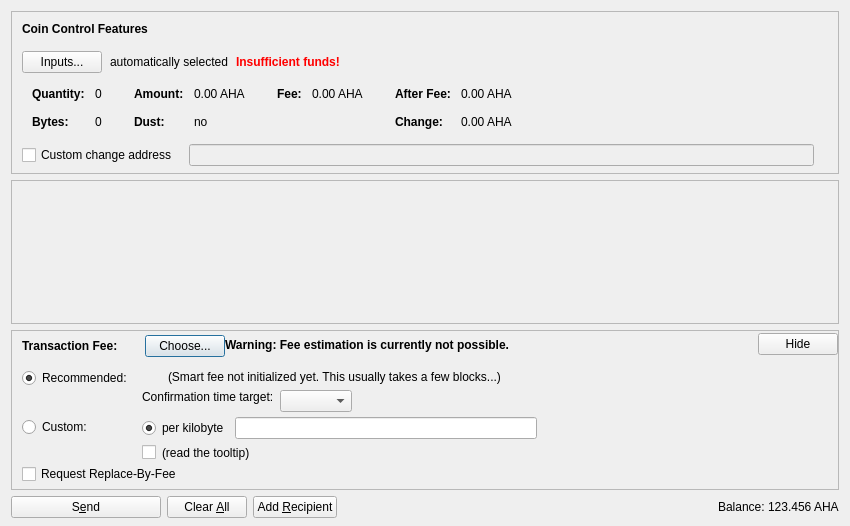
<?xml version="1.0" encoding="UTF-8"?>
<ui version="4.0">
 <class>SendCoinsDialog</class>
 <widget class="QDialog" name="SendCoinsDialog">
  <property name="geometry">
   <rect>
    <x>0</x>
    <y>0</y>
    <width>850</width>
    <height>526</height>
   </rect>
  </property>
  <property name="windowTitle">
   <string>Send Coins</string>
  </property>
  <layout class="QVBoxLayout" name="verticalLayout" stretch="0,1,0,0">
   <property name="bottomMargin">
    <number>8</number>
   </property>
   <item>
    <widget class="QFrame" name="frameCoinControl">
     <property name="sizePolicy">
      <sizepolicy hsizetype="Expanding" vsizetype="Expanding">
       <horstretch>0</horstretch>
       <verstretch>0</verstretch>
      </sizepolicy>
     </property>
     <property name="maximumSize">
      <size>
       <width>16777215</width>
       <height>16777215</height>
      </size>
     </property>
     <property name="frameShape">
      <enum>QFrame::StyledPanel</enum>
     </property>
     <property name="frameShadow">
      <enum>QFrame::Sunken</enum>
     </property>
     <layout class="QVBoxLayout" name="verticalLayoutCoinControl2">
      <property name="spacing">
       <number>0</number>
      </property>
      <property name="leftMargin">
       <number>0</number>
      </property>
      <property name="topMargin">
       <number>0</number>
      </property>
      <property name="rightMargin">
       <number>0</number>
      </property>
      <property name="bottomMargin">
       <number>6</number>
      </property>
      <item>
       <layout class="QVBoxLayout" name="verticalLayoutCoinControl" stretch="0,0,0,0,1">
        <property name="spacing">
         <number>0</number>
        </property>
        <property name="leftMargin">
         <number>10</number>
        </property>
        <property name="topMargin">
         <number>10</number>
        </property>
        <item>
         <layout class="QHBoxLayout" name="horizontalLayoutCoinControl1">
          <property name="bottomMargin">
           <number>15</number>
          </property>
          <item>
           <widget class="QLabel" name="labelCoinControlFeatures">
            <property name="sizePolicy">
             <sizepolicy hsizetype="Preferred" vsizetype="Maximum">
              <horstretch>0</horstretch>
              <verstretch>0</verstretch>
             </sizepolicy>
            </property>
            <property name="font">
             <font>
              <weight>75</weight>
              <bold>true</bold>
             </font>
            </property>
            <property name="styleSheet">
             <string notr="true">font-weight:bold;</string>
            </property>
            <property name="text">
             <string>Coin Control Features</string>
            </property>
           </widget>
          </item>
         </layout>
        </item>
        <item>
         <layout class="QHBoxLayout" name="horizontalLayoutCoinControl2" stretch="0,0,0,0">
          <property name="spacing">
           <number>8</number>
          </property>
          <property name="bottomMargin">
           <number>10</number>
          </property>
          <item>
           <widget class="QPushButton" name="pushButtonCoinControl">
            <property name="styleSheet">
             <string notr="true"/>
            </property>
            <property name="text">
             <string>Inputs...</string>
            </property>
            <property name="autoDefault">
             <bool>false</bool>
            </property>
           </widget>
          </item>
          <item>
           <widget class="QLabel" name="labelCoinControlAutomaticallySelected">
            <property name="text">
             <string>automatically selected</string>
            </property>
            <property name="margin">
             <number>5</number>
            </property>
           </widget>
          </item>
          <item>
           <widget class="QLabel" name="labelCoinControlInsuffFunds">
            <property name="font">
             <font>
              <weight>75</weight>
              <bold>true</bold>
             </font>
            </property>
            <property name="styleSheet">
             <string notr="true">color:red;font-weight:bold;</string>
            </property>
            <property name="text">
             <string>Insufficient funds!</string>
            </property>
            <property name="margin">
             <number>5</number>
            </property>
           </widget>
          </item>
          <item>
           <spacer name="horizontalSpacerCoinControl">
            <property name="orientation">
             <enum>Qt::Horizontal</enum>
            </property>
            <property name="sizeHint" stdset="0">
             <size>
              <width>40</width>
              <height>1</height>
             </size>
            </property>
           </spacer>
          </item>
         </layout>
        </item>
        <item>
         <widget class="QWidget" name="widgetCoinControl" native="true">
          <property name="sizePolicy">
           <sizepolicy hsizetype="Preferred" vsizetype="Preferred">
            <horstretch>0</horstretch>
            <verstretch>0</verstretch>
           </sizepolicy>
          </property>
          <property name="minimumSize">
           <size>
            <width>0</width>
            <height>0</height>
           </size>
          </property>
          <property name="styleSheet">
           <string notr="true"/>
          </property>
          <layout class="QHBoxLayout" name="horizontalLayoutCoinControl5">
           <property name="leftMargin">
            <number>0</number>
           </property>
           <property name="topMargin">
            <number>0</number>
           </property>
           <property name="rightMargin">
            <number>0</number>
           </property>
           <property name="bottomMargin">
            <number>0</number>
           </property>
           <item>
            <layout class="QHBoxLayout" name="horizontalLayoutCoinControl3" stretch="0,0,0,1">
             <property name="spacing">
              <number>20</number>
             </property>
             <property name="topMargin">
              <number>0</number>
             </property>
             <property name="bottomMargin">
              <number>10</number>
             </property>
             <item>
              <layout class="QFormLayout" name="formLayoutCoinControl1">
               <property name="horizontalSpacing">
                <number>10</number>
               </property>
               <property name="verticalSpacing">
                <number>14</number>
               </property>
               <property name="leftMargin">
                <number>10</number>
               </property>
               <property name="topMargin">
                <number>4</number>
               </property>
               <property name="rightMargin">
                <number>6</number>
               </property>
               <item row="0" column="0">
                <widget class="QLabel" name="labelCoinControlQuantityText">
                 <property name="font">
                  <font>
                   <weight>75</weight>
                   <bold>true</bold>
                  </font>
                 </property>
                 <property name="text">
                  <string>Quantity:</string>
                 </property>
                 <property name="margin">
                  <number>0</number>
                 </property>
                </widget>
               </item>
               <item row="0" column="1">
                <widget class="QLabel" name="labelCoinControlQuantity">
                 <property name="cursor">
                  <cursorShape>IBeamCursor</cursorShape>
                 </property>
                 <property name="contextMenuPolicy">
                  <enum>Qt::ActionsContextMenu</enum>
                 </property>
                 <property name="text">
                  <string notr="true">0</string>
                 </property>
                 <property name="margin">
                  <number>0</number>
                 </property>
                 <property name="textInteractionFlags">
                  <set>Qt::LinksAccessibleByMouse|Qt::TextSelectableByKeyboard|Qt::TextSelectableByMouse</set>
                 </property>
                </widget>
               </item>
               <item row="1" column="0">
                <widget class="QLabel" name="labelCoinControlBytesText">
                 <property name="font">
                  <font>
                   <weight>75</weight>
                   <bold>true</bold>
                  </font>
                 </property>
                 <property name="text">
                  <string>Bytes:</string>
                 </property>
                </widget>
               </item>
               <item row="1" column="1">
                <widget class="QLabel" name="labelCoinControlBytes">
                 <property name="cursor">
                  <cursorShape>IBeamCursor</cursorShape>
                 </property>
                 <property name="contextMenuPolicy">
                  <enum>Qt::ActionsContextMenu</enum>
                 </property>
                 <property name="text">
                  <string notr="true">0</string>
                 </property>
                 <property name="textInteractionFlags">
                  <set>Qt::LinksAccessibleByMouse|Qt::TextSelectableByKeyboard|Qt::TextSelectableByMouse</set>
                 </property>
                </widget>
               </item>
              </layout>
             </item>
             <item>
              <layout class="QFormLayout" name="formLayoutCoinControl2">
               <property name="horizontalSpacing">
                <number>10</number>
               </property>
               <property name="verticalSpacing">
                <number>14</number>
               </property>
               <property name="leftMargin">
                <number>6</number>
               </property>
               <property name="topMargin">
                <number>4</number>
               </property>
               <property name="rightMargin">
                <number>6</number>
               </property>
               <item row="0" column="0">
                <widget class="QLabel" name="labelCoinControlAmountText">
                 <property name="font">
                  <font>
                   <weight>75</weight>
                   <bold>true</bold>
                  </font>
                 </property>
                 <property name="text">
                  <string>Amount:</string>
                 </property>
                 <property name="margin">
                  <number>0</number>
                 </property>
                </widget>
               </item>
               <item row="0" column="1">
                <widget class="QLabel" name="labelCoinControlAmount">
                 <property name="cursor">
                  <cursorShape>IBeamCursor</cursorShape>
                 </property>
                 <property name="contextMenuPolicy">
                  <enum>Qt::ActionsContextMenu</enum>
                 </property>
                 <property name="text">
                  <string notr="true">0.00 AHA</string>
                 </property>
                 <property name="textInteractionFlags">
                  <set>Qt::LinksAccessibleByMouse|Qt::TextSelectableByKeyboard|Qt::TextSelectableByMouse</set>
                 </property>
                </widget>
               </item>
               <item row="1" column="0">
                <widget class="QLabel" name="labelCoinControlLowOutputText">
                 <property name="font">
                  <font>
                   <weight>75</weight>
                   <bold>true</bold>
                  </font>
                 </property>
                 <property name="text">
                  <string>Dust:</string>
                 </property>
                </widget>
               </item>
               <item row="1" column="1">
                <widget class="QLabel" name="labelCoinControlLowOutput">
                 <property name="cursor">
                  <cursorShape>IBeamCursor</cursorShape>
                 </property>
                 <property name="contextMenuPolicy">
                  <enum>Qt::ActionsContextMenu</enum>
                 </property>
                 <property name="text">
                  <string notr="true">no</string>
                 </property>
                 <property name="textInteractionFlags">
                  <set>Qt::LinksAccessibleByMouse|Qt::TextSelectableByKeyboard|Qt::TextSelectableByMouse</set>
                 </property>
                </widget>
               </item>
              </layout>
             </item>
             <item>
              <layout class="QFormLayout" name="formLayoutCoinControl3">
               <property name="horizontalSpacing">
                <number>10</number>
               </property>
               <property name="verticalSpacing">
                <number>14</number>
               </property>
               <property name="leftMargin">
                <number>6</number>
               </property>
               <property name="topMargin">
                <number>4</number>
               </property>
               <property name="rightMargin">
                <number>6</number>
               </property>
               <item row="0" column="0">
                <widget class="QLabel" name="labelCoinControlFeeText">
                 <property name="font">
                  <font>
                   <weight>75</weight>
                   <bold>true</bold>
                  </font>
                 </property>
                 <property name="text">
                  <string>Fee:</string>
                 </property>
                 <property name="margin">
                  <number>0</number>
                 </property>
                </widget>
               </item>
               <item row="0" column="1">
                <widget class="QLabel" name="labelCoinControlFee">
                 <property name="cursor">
                  <cursorShape>IBeamCursor</cursorShape>
                 </property>
                 <property name="contextMenuPolicy">
                  <enum>Qt::ActionsContextMenu</enum>
                 </property>
                 <property name="text">
                  <string notr="true">0.00 AHA</string>
                 </property>
                 <property name="textInteractionFlags">
                  <set>Qt::LinksAccessibleByMouse|Qt::TextSelectableByKeyboard|Qt::TextSelectableByMouse</set>
                 </property>
                </widget>
               </item>
              </layout>
             </item>
             <item>
              <layout class="QFormLayout" name="formLayoutCoinControl4">
               <property name="horizontalSpacing">
                <number>10</number>
               </property>
               <property name="verticalSpacing">
                <number>14</number>
               </property>
               <property name="leftMargin">
                <number>6</number>
               </property>
               <property name="topMargin">
                <number>4</number>
               </property>
               <property name="rightMargin">
                <number>6</number>
               </property>
               <item row="0" column="0">
                <widget class="QLabel" name="labelCoinControlAfterFeeText">
                 <property name="font">
                  <font>
                   <weight>75</weight>
                   <bold>true</bold>
                  </font>
                 </property>
                 <property name="text">
                  <string>After Fee:</string>
                 </property>
                 <property name="margin">
                  <number>0</number>
                 </property>
                </widget>
               </item>
               <item row="0" column="1">
                <widget class="QLabel" name="labelCoinControlAfterFee">
                 <property name="cursor">
                  <cursorShape>IBeamCursor</cursorShape>
                 </property>
                 <property name="contextMenuPolicy">
                  <enum>Qt::ActionsContextMenu</enum>
                 </property>
                 <property name="text">
                  <string notr="true">0.00 AHA</string>
                 </property>
                 <property name="textInteractionFlags">
                  <set>Qt::LinksAccessibleByMouse|Qt::TextSelectableByKeyboard|Qt::TextSelectableByMouse</set>
                 </property>
                </widget>
               </item>
               <item row="1" column="0">
                <widget class="QLabel" name="labelCoinControlChangeText">
                 <property name="font">
                  <font>
                   <weight>75</weight>
                   <bold>true</bold>
                  </font>
                 </property>
                 <property name="text">
                  <string>Change:</string>
                 </property>
                </widget>
               </item>
               <item row="1" column="1">
                <widget class="QLabel" name="labelCoinControlChange">
                 <property name="cursor">
                  <cursorShape>IBeamCursor</cursorShape>
                 </property>
                 <property name="contextMenuPolicy">
                  <enum>Qt::ActionsContextMenu</enum>
                 </property>
                 <property name="text">
                  <string notr="true">0.00 AHA</string>
                 </property>
                 <property name="textInteractionFlags">
                  <set>Qt::LinksAccessibleByMouse|Qt::TextSelectableByKeyboard|Qt::TextSelectableByMouse</set>
                 </property>
                </widget>
               </item>
              </layout>
             </item>
            </layout>
           </item>
          </layout>
         </widget>
        </item>
        <item>
         <layout class="QHBoxLayout" name="horizontalLayoutCoinControl4" stretch="0,0,0">
          <property name="spacing">
           <number>12</number>
          </property>
          <property name="sizeConstraint">
           <enum>QLayout::SetDefaultConstraint</enum>
          </property>
          <property name="topMargin">
           <number>5</number>
          </property>
          <property name="rightMargin">
           <number>5</number>
          </property>
          <item>
           <widget class="QCheckBox" name="checkBoxCoinControlChange">
            <property name="toolTip">
             <string>If this is activated, but the change address is empty or invalid, change will be sent to a newly generated address.</string>
            </property>
            <property name="text">
             <string>Custom change address</string>
            </property>
           </widget>
          </item>
          <item>
           <widget class="QValidatedLineEdit" name="lineEditCoinControlChange">
            <property name="enabled">
             <bool>false</bool>
            </property>
            <property name="sizePolicy">
             <sizepolicy hsizetype="Expanding" vsizetype="Fixed">
              <horstretch>0</horstretch>
              <verstretch>0</verstretch>
             </sizepolicy>
            </property>
           </widget>
          </item>
          <item>
           <widget class="QLabel" name="labelCoinControlChangeLabel">
            <property name="sizePolicy">
             <sizepolicy hsizetype="Preferred" vsizetype="Expanding">
              <horstretch>0</horstretch>
              <verstretch>0</verstretch>
             </sizepolicy>
            </property>
            <property name="minimumSize">
             <size>
              <width>0</width>
              <height>0</height>
             </size>
            </property>
            <property name="text">
             <string/>
            </property>
            <property name="margin">
             <number>3</number>
            </property>
           </widget>
          </item>
         </layout>
        </item>
        <item>
         <spacer name="verticalSpacerCoinControl">
          <property name="orientation">
           <enum>Qt::Vertical</enum>
          </property>
          <property name="sizeHint" stdset="0">
           <size>
            <width>800</width>
            <height>1</height>
           </size>
          </property>
         </spacer>
        </item>
       </layout>
      </item>
     </layout>
    </widget>
   </item>
   <item>
    <widget class="QScrollArea" name="scrollArea">
     <property name="widgetResizable">
      <bool>true</bool>
     </property>
     <widget class="QWidget" name="scrollAreaWidgetContents">
      <property name="geometry">
       <rect>
        <x>0</x>
        <y>0</y>
        <width>830</width>
        <height>104</height>
       </rect>
      </property>
      <layout class="QVBoxLayout" name="verticalLayout_2" stretch="0,1">
       <property name="leftMargin">
        <number>0</number>
       </property>
       <property name="topMargin">
        <number>0</number>
       </property>
       <property name="rightMargin">
        <number>0</number>
       </property>
       <property name="bottomMargin">
        <number>0</number>
       </property>
       <item>
        <layout class="QVBoxLayout" name="entries">
         <property name="spacing">
          <number>6</number>
         </property>
        </layout>
       </item>
       <item>
        <spacer name="verticalSpacer">
         <property name="orientation">
          <enum>Qt::Vertical</enum>
         </property>
         <property name="sizeHint" stdset="0">
          <size>
           <width>20</width>
           <height>40</height>
          </size>
         </property>
        </spacer>
       </item>
      </layout>
     </widget>
    </widget>
   </item>
   <item>
    <widget class="QFrame" name="frameFee">
     <property name="sizePolicy">
      <sizepolicy hsizetype="Expanding" vsizetype="Expanding">
       <horstretch>0</horstretch>
       <verstretch>0</verstretch>
      </sizepolicy>
     </property>
     <property name="maximumSize">
      <size>
       <width>16777215</width>
       <height>16777215</height>
      </size>
     </property>
     <property name="frameShape">
      <enum>QFrame::StyledPanel</enum>
     </property>
     <property name="frameShadow">
      <enum>QFrame::Sunken</enum>
     </property>
     <layout class="QVBoxLayout" name="verticalLayoutFee1">
      <property name="spacing">
       <number>0</number>
      </property>
      <property name="leftMargin">
       <number>0</number>
      </property>
      <property name="topMargin">
       <number>0</number>
      </property>
      <property name="rightMargin">
       <number>0</number>
      </property>
      <property name="bottomMargin">
       <number>0</number>
      </property>
      <item>
       <layout class="QVBoxLayout" name="verticalLayoutFee2" stretch="0,0,0">
        <property name="spacing">
         <number>0</number>
        </property>
        <property name="leftMargin">
         <number>10</number>
        </property>
        <property name="topMargin">
         <number>0</number>
        </property>
        <item>
         <layout class="QHBoxLayout" name="horizontalLayoutFee1">
          <property name="bottomMargin">
           <number>0</number>
          </property>
          <item>
           <layout class="QVBoxLayout" name="verticalLayoutFee7">
            <property name="spacing">
             <number>0</number>
            </property>
            <item>
             <spacer name="verticalSpacerSmartFee">
              <property name="orientation">
               <enum>Qt::Vertical</enum>
              </property>
              <property name="sizeType">
               <enum>QSizePolicy::Fixed</enum>
              </property>
              <property name="sizeHint" stdset="0">
               <size>
                <width>1</width>
                <height>4</height>
               </size>
              </property>
             </spacer>
            </item>
            <item>
             <layout class="QHBoxLayout" name="horizontalLayoutSmartFee">
              <property name="spacing">
               <number>10</number>
              </property>
              <item>
               <widget class="QLabel" name="labelFeeHeadline">
                <property name="sizePolicy">
                 <sizepolicy hsizetype="Preferred" vsizetype="Maximum">
                  <horstretch>0</horstretch>
                  <verstretch>0</verstretch>
                 </sizepolicy>
                </property>
                <property name="font">
                 <font>
                  <weight>75</weight>
                  <bold>true</bold>
                 </font>
                </property>
                <property name="styleSheet">
                 <string notr="true">font-weight:bold;</string>
                </property>
                <property name="text">
                 <string>Transaction Fee:</string>
                </property>
               </widget>
              </item>
              <item>
               <widget class="QLabel" name="labelFeeMinimized">
                <property name="text">
                 <string/>
                </property>
               </widget>
              </item>
              <item>
               <widget class="QPushButton" name="buttonChooseFee">
                <property name="text">
                 <string>Choose...</string>
                </property>
               </widget>
              </item>
             </layout>
            </item>
            <item>
             <spacer name="verticalSpacer_5">
              <property name="orientation">
               <enum>Qt::Vertical</enum>
              </property>
              <property name="sizeHint" stdset="0">
               <size>
                <width>1</width>
                <height>1</height>
               </size>
              </property>
             </spacer>
            </item>
           </layout>
          </item>
          <item>
           <widget class="QLabel" name="fallbackFeeWarningLabel">
            <property name="toolTip">
             <string>Using the fallbackfee can result in sending a transaction that will take several hours or days (or never) to confirm. Consider choosing your fee manually or wait until you have validated the complete chain.</string>
            </property>
            <property name="font">
            <font>
                <weight>75</weight>
                <bold>true</bold>
            </font>
            </property>
            <property name="text">
             <string>Warning: Fee estimation is currently not possible.</string>
            </property>
            <property name="wordWrap">
             <bool>false</bool>
            </property>
           </widget>
          </item>
          <item>
           <spacer name="horizontalSpacer_4">
            <property name="orientation">
             <enum>Qt::Horizontal</enum>
            </property>
            <property name="sizeType">
             <enum>QSizePolicy::MinimumExpanding</enum>
            </property>
            <property name="sizeHint" stdset="0">
             <size>
              <width>40</width>
              <height>20</height>
             </size>
            </property>
           </spacer>
          </item>
          <item>
           <widget class="QPushButton" name="buttonMinimizeFee">
            <property name="toolTip">
             <string>collapse fee-settings</string>
            </property>
            <property name="text">
             <string>Hide</string>
            </property>
           </widget>
          </item>
         </layout>
        </item>
        <item>
         <widget class="QFrame" name="frameFeeSelection">
          <layout class="QVBoxLayout" name="verticalLayoutFee12">
           <property name="spacing">
            <number>0</number>
           </property>
           <property name="leftMargin">
            <number>0</number>
           </property>
           <property name="topMargin">
            <number>0</number>
           </property>
           <property name="rightMargin">
            <number>0</number>
           </property>
           <property name="bottomMargin">
            <number>0</number>
           </property>
           <item>
            <layout class="QGridLayout" name="gridLayoutFee">
             <property name="topMargin">
              <number>10</number>
             </property>
             <property name="bottomMargin">
              <number>4</number>
             </property>
             <property name="horizontalSpacing">
              <number>10</number>
             </property>
             <property name="verticalSpacing">
              <number>4</number>
             </property>
             <item row="1" column="1">
              <layout class="QVBoxLayout" name="verticalLayoutFee8">
               <property name="spacing">
                <number>6</number>
               </property>
               <item>
                <layout class="QHBoxLayout" name="horizontalLayoutFee13">
                 <item>
                  <widget class="QRadioButton" name="radioCustomPerKilobyte">
                   <property name="toolTip">
                    <string>If the custom fee is set to 1000 satoshis and the transaction is only 250 bytes, then &quot;per kilobyte&quot; only pays 250 satoshis in fee, while &quot;total at least&quot; pays 1000 satoshis. For transactions bigger than a kilobyte both pay by kilobyte.</string>
                   </property>
                   <property name="text">
                    <string>per kilobyte</string>
                   </property>
                   <property name="checked">
                    <bool>true</bool>
                   </property>
                   <attribute name="buttonGroup">
                    <string notr="true">groupCustomFee</string>
                   </attribute>
                  </widget>
                 </item>
                 <item>
                  <widget class="BitcoinAmountField" name="customFee"/>
                 </item>
                 <item>
                  <spacer name="horizontalSpacer_6">
                   <property name="orientation">
                    <enum>Qt::Horizontal</enum>
                   </property>
                   <property name="sizeHint" stdset="0">
                    <size>
                     <width>1</width>
                     <height>1</height>
                    </size>
                   </property>
                  </spacer>
                 </item>
                </layout>
               </item>
               <item>
                <layout class="QHBoxLayout" name="horizontalLayoutFee8">
                 <item>
                  <widget class="QCheckBox" name="checkBoxMinimumFee">
                   <property name="toolTip">
                    <string>Paying only the minimum fee is just fine as long as there is less transaction volume than space in the blocks. But be aware that this can end up in a never confirming transaction once there is more demand for alchimia transactions than the network can process.</string>
                   </property>
                   <property name="text">
                    <string/>
                   </property>
                  </widget>
                 </item>
                 <item>
                  <widget class="QLabel" name="labelMinFeeWarning">
                   <property name="enabled">
                    <bool>true</bool>
                   </property>
                   <property name="toolTip">
                    <string>Paying only the minimum fee is just fine as long as there is less transaction volume than space in the blocks. But be aware that this can end up in a never confirming transaction once there is more demand for alchimia transactions than the network can process.</string>
                   </property>
                   <property name="text">
                    <string>(read the tooltip)</string>
                   </property>
                   <property name="margin">
                    <number>5</number>
                   </property>
                  </widget>
                 </item>
                 <item>
                  <spacer name="horizontalSpacer_2">
                   <property name="orientation">
                    <enum>Qt::Horizontal</enum>
                   </property>
                   <property name="sizeHint" stdset="0">
                    <size>
                     <width>1</width>
                     <height>1</height>
                    </size>
                   </property>
                  </spacer>
                 </item>
                </layout>
               </item>
              </layout>
             </item>
             <item row="0" column="0">
              <layout class="QVBoxLayout" name="verticalLayoutFee4" stretch="0,1">
               <item>
                <widget class="QRadioButton" name="radioSmartFee">
                 <property name="text">
                  <string>Recommended:</string>
                 </property>
                 <property name="checked">
                  <bool>true</bool>
                 </property>
                 <attribute name="buttonGroup">
                  <string notr="true">groupFee</string>
                 </attribute>
                </widget>
               </item>
               <item>
                <spacer name="verticalSpacer_2">
                 <property name="orientation">
                  <enum>Qt::Vertical</enum>
                 </property>
                 <property name="sizeHint" stdset="0">
                  <size>
                   <width>1</width>
                   <height>1</height>
                  </size>
                 </property>
                </spacer>
               </item>
              </layout>
             </item>
             <item row="1" column="0">
              <layout class="QVBoxLayout" name="verticalLayoutFee9" stretch="0,1">
               <item>
                <widget class="QRadioButton" name="radioCustomFee">
                 <property name="text">
                  <string>Custom:</string>
                 </property>
                 <attribute name="buttonGroup">
                  <string notr="true">groupFee</string>
                 </attribute>
                </widget>
               </item>
               <item>
                <spacer name="verticalSpacer_6">
                 <property name="orientation">
                  <enum>Qt::Vertical</enum>
                 </property>
                 <property name="sizeHint" stdset="0">
                  <size>
                   <width>1</width>
                   <height>1</height>
                  </size>
                 </property>
                </spacer>
               </item>
              </layout>
             </item>
             <item row="0" column="1">
              <layout class="QVBoxLayout" name="verticalLayoutFee3" stretch="0,0,1">
               <property name="spacing">
                <number>6</number>
               </property>
               <property name="topMargin">
                <number>2</number>
               </property>
               <item>
                <layout class="QHBoxLayout" name="horizontalLayoutFee12">
                 <item>
                  <widget class="QLabel" name="labelSmartFee">
                   <property name="text">
                    <string/>
                   </property>
                   <property name="margin">
                    <number>2</number>
                   </property>
                  </widget>
                 </item>
                 <item>
                  <widget class="QLabel" name="labelFeeEstimation">
                   <property name="text">
                    <string/>
                   </property>
                  </widget>
                 </item>
                 <item>
                  <widget class="QLabel" name="labelSmartFee2">
                   <property name="text">
                    <string>(Smart fee not initialized yet. This usually takes a few blocks...)</string>
                   </property>
                   <property name="margin">
                    <number>2</number>
                   </property>
                  </widget>
                 </item>
                 <item>
                  <spacer name="horizontalSpacer_5">
                   <property name="orientation">
                    <enum>Qt::Horizontal</enum>
                   </property>
                   <property name="sizeHint" stdset="0">
                    <size>
                     <width>1</width>
                     <height>1</height>
                    </size>
                   </property>
                  </spacer>
                 </item>
                </layout>
               </item>
               <item>
                <layout class="QHBoxLayout" name="horizontalLayoutFee9">
                 <item>
                  <layout class="QVBoxLayout" name="verticalLayoutFee6">
                   <item>
                    <widget class="QLabel" name="labelSmartFee3">
                     <property name="text">
                      <string>Confirmation time target:</string>
                     </property>
                     <property name="margin">
                      <number>2</number>
                     </property>
                    </widget>
                   </item>
                   <item>
                    <spacer name="verticalSpacer_3">
                     <property name="orientation">
                      <enum>Qt::Vertical</enum>
                     </property>
                     <property name="sizeHint" stdset="0">
                      <size>
                       <width>1</width>
                       <height>1</height>
                      </size>
                     </property>
                    </spacer>
                   </item>
                  </layout>
                 </item>
                 <item>
                  <layout class="QVBoxLayout" name="verticalLayoutFee5">
                   <property name="rightMargin">
                    <number>30</number>
                   </property>
                   <item>
                    <layout class="QHBoxLayout" name="horizontalLayoutConfTarget">
                     <property name="bottomMargin">
                      <number>0</number>
                     </property>
                     <item>
                      <widget class="QComboBox" name="confTargetSelector"/>
                     </item>
                     <item>
                      <spacer name="horizontalSpacerConfTarget">
                       <property name="orientation">
                        <enum>Qt::Horizontal</enum>
                       </property>
                       <property name="sizeHint" stdset="0">
                        <size>
                         <width>40</width>
                         <height>20</height>
                        </size>
                       </property>
                      </spacer>
                     </item>
                    </layout>
                   </item>
                  </layout>
                 </item>
                </layout>
               </item>
               <item>
                <spacer name="verticalSpacer_4">
                 <property name="orientation">
                  <enum>Qt::Vertical</enum>
                 </property>
                 <property name="sizeHint" stdset="0">
                  <size>
                   <width>1</width>
                   <height>1</height>
                  </size>
                 </property>
                </spacer>
               </item>
              </layout>
             </item>
            </layout>
           </item>
           <item>
            <widget class="QCheckBox" name="optInRBF">
             <property name="text">
              <string>Request Replace-By-Fee</string>
             </property>
             <property name="toolTip">
              <string>Indicates that the sender may wish to replace this transaction with a new one paying higher fees (prior to being confirmed).</string>
             </property>
            </widget>
           </item>
          </layout>
         </widget>
        </item>
        <item>
         <spacer name="verticalSpacerFee">
          <property name="orientation">
           <enum>Qt::Vertical</enum>
          </property>
          <property name="sizeHint" stdset="0">
           <size>
            <width>40</width>
            <height>5</height>
           </size>
          </property>
         </spacer>
        </item>
       </layout>
      </item>
     </layout>
    </widget>
   </item>
   <item>
    <layout class="QHBoxLayout" name="horizontalLayout">
     <item>
      <widget class="QPushButton" name="sendButton">
       <property name="minimumSize">
        <size>
         <width>150</width>
         <height>0</height>
        </size>
       </property>
       <property name="toolTip">
        <string>Confirm the send action</string>
       </property>
       <property name="text">
        <string>S&amp;end</string>
       </property>
       <property name="icon">
        <iconset resource="../bitcoin.qrc">
         <normaloff>:/icons/send</normaloff>:/icons/send</iconset>
       </property>
       <property name="autoDefault">
        <bool>false</bool>
       </property>
       <property name="default">
        <bool>false</bool>
       </property>
      </widget>
     </item>
     <item>
      <widget class="QPushButton" name="clearButton">
       <property name="sizePolicy">
        <sizepolicy hsizetype="Minimum" vsizetype="Fixed">
         <horstretch>0</horstretch>
         <verstretch>0</verstretch>
        </sizepolicy>
       </property>
       <property name="toolTip">
        <string>Clear all fields of the form.</string>
       </property>
       <property name="text">
        <string>Clear &amp;All</string>
       </property>
       <property name="icon">
        <iconset resource="../bitcoin.qrc">
         <normaloff>:/icons/remove</normaloff>:/icons/remove</iconset>
       </property>
       <property name="autoDefault">
        <bool>false</bool>
       </property>
      </widget>
     </item>
     <item>
      <widget class="QPushButton" name="addButton">
       <property name="toolTip">
        <string>Send to multiple recipients at once</string>
       </property>
       <property name="text">
        <string>Add &amp;Recipient</string>
       </property>
       <property name="icon">
        <iconset resource="../bitcoin.qrc">
         <normaloff>:/icons/add</normaloff>:/icons/add</iconset>
       </property>
       <property name="autoDefault">
        <bool>false</bool>
       </property>
      </widget>
     </item>
     <item>
      <spacer name="horizontalSpacer">
       <property name="orientation">
        <enum>Qt::Horizontal</enum>
       </property>
       <property name="sizeHint" stdset="0">
        <size>
         <width>40</width>
         <height>20</height>
        </size>
       </property>
      </spacer>
     </item>
     <item>
      <layout class="QHBoxLayout" name="horizontalLayout_2">
       <property name="spacing">
        <number>3</number>
       </property>
       <item>
        <widget class="QLabel" name="label">
         <property name="sizePolicy">
          <sizepolicy hsizetype="Preferred" vsizetype="Fixed">
           <horstretch>0</horstretch>
           <verstretch>0</verstretch>
          </sizepolicy>
         </property>
         <property name="text">
          <string>Balance:</string>
         </property>
        </widget>
       </item>
       <item>
        <widget class="QLabel" name="labelBalance">
         <property name="sizePolicy">
          <sizepolicy hsizetype="Preferred" vsizetype="Fixed">
           <horstretch>0</horstretch>
           <verstretch>0</verstretch>
          </sizepolicy>
         </property>
         <property name="cursor">
          <cursorShape>IBeamCursor</cursorShape>
         </property>
         <property name="text">
          <string notr="true">123.456 AHA</string>
         </property>
         <property name="textInteractionFlags">
          <set>Qt::LinksAccessibleByMouse|Qt::TextSelectableByKeyboard|Qt::TextSelectableByMouse</set>
         </property>
        </widget>
       </item>
      </layout>
     </item>
    </layout>
   </item>
  </layout>
 </widget>
 <customwidgets>
  <customwidget>
   <class>QValidatedLineEdit</class>
   <extends>QLineEdit</extends>
   <header>qvalidatedlineedit.h</header>
  </customwidget>
  <customwidget>
   <class>BitcoinAmountField</class>
   <extends>QLineEdit</extends>
   <header>bitcoinamountfield.h</header>
   <container>1</container>
  </customwidget>
 </customwidgets>
 <resources>
  <include location="../bitcoin.qrc"/>
 </resources>
 <connections/>
 <buttongroups>
  <buttongroup name="groupFee"/>
  <buttongroup name="groupCustomFee"/>
 </buttongroups>
</ui>
